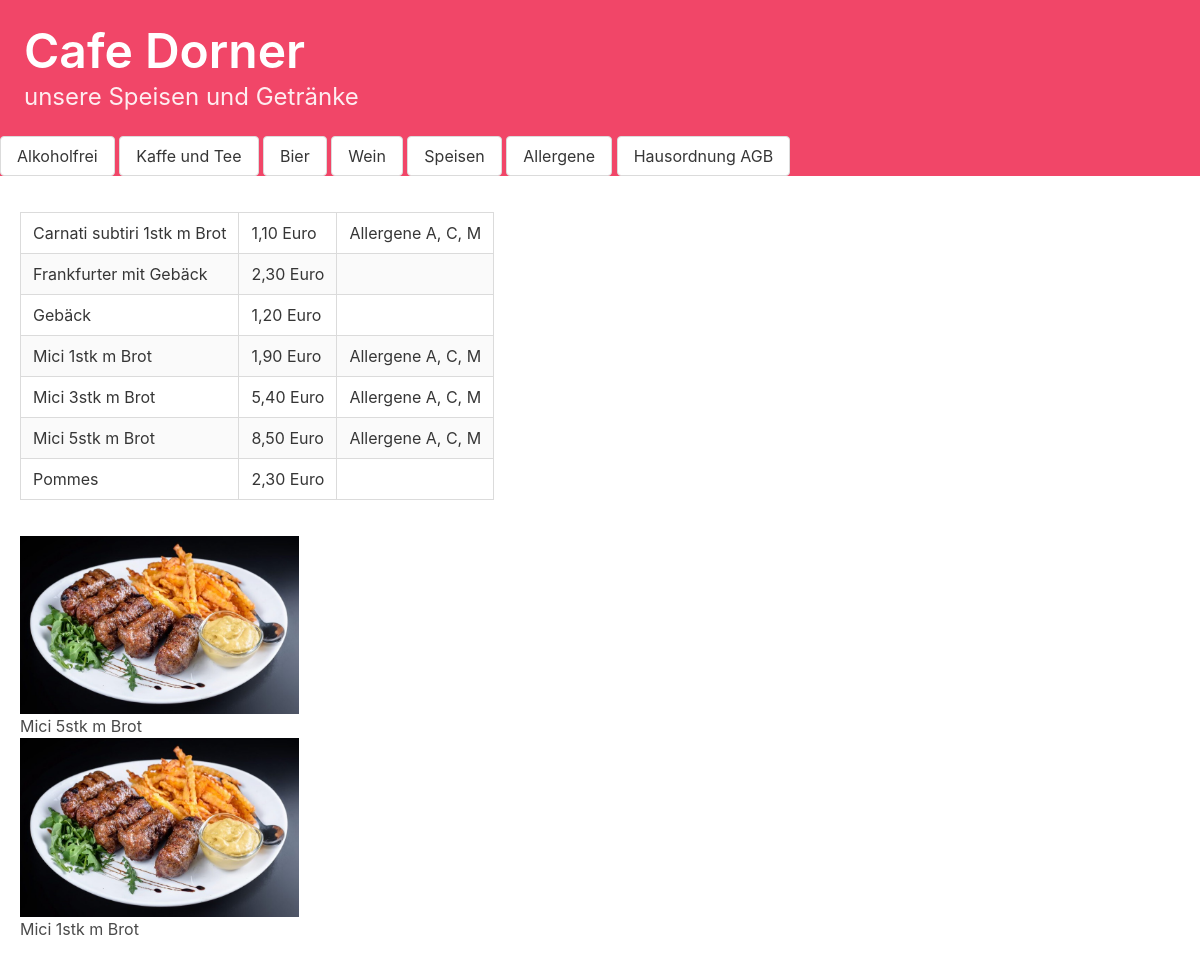
The page /speisen/ on the database as committed earlier.
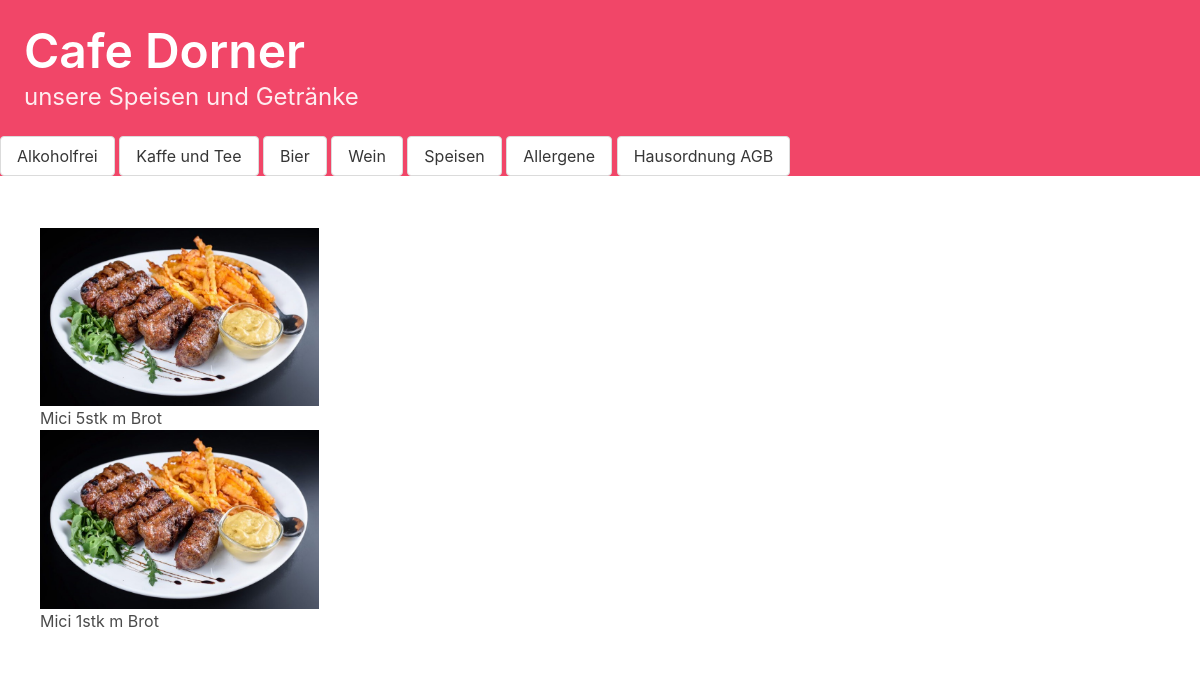
The same page on the database as committed later.
### menue/models.py (models this page shows, shortened)
class Book(models.Model):
    Name = models.CharField(max_length=100)
    Kategorie = models.CharField(max_length=100)
    Verkaufspreis = models.CharField(max_length=100)
    Allergene = models.CharField(max_length=100)

### menue/views.py (the view)
# urls.py: path("speisen/", views.menue_speisen.as_view(), name="speisen"),
class menue_speisen(ListView):
    model = Book
    template_name = "speisen.html"
    def get_queryset(self):
        return Book.objects.filter(Kategorie="Speisen")

### templates/speisen.html
{% extends "base.html" %}
{% block content %}
    {% load static %}
    <div class="row">
      <div class="column " >
          <table class="table is-bordered is-striped ">
                {% for item in object_list %}
                <tr>
                    <td>{{ item.Name }} </td>
                    <td>{{ item.Verkaufspreis |slice:"-1" }} Euro</td>
                    <td>{{ item.Allergene  }}</td>
                </tr>
                {% endfor %}
           </table>
      </div>
      <div class="column">
          <figure class="image" >
              <img src="{% static 'MICI.jpg' %}" alt="My image" style="width:35%;">
              <figcaption>Mici 5stk m Brot</figcaption>
              <img src="{% static 'MICI.jpg' %}" alt="My image" style="width:35%;">
              <figcaption>Mici 1stk m Brot</figcaption>
        </figure>
      </div>
    </div>
{% endblock %}

Rows that differ between the two databases and show on the page:
removed Book: Name "Carnati subtiri 1stk m Brot", Verkaufspreis "1,10", Allergene "Allergene A, C, M"
removed Book: Name "Frankfurter mit Gebäck", Verkaufspreis "2,30"
removed Book: Name "Gebäck", Verkaufspreis "1,20"
removed Book: Name "Mici 1stk m Brot", Verkaufspreis "1,90", Allergene "Allergene A, C, M"
removed Book: Name "Mici 3stk m Brot", Verkaufspreis "5,40", Allergene "Allergene A, C, M"
removed Book: Name "Mici 5stk m Brot", Verkaufspreis "8,50", Allergene "Allergene A, C, M"
removed Book: Name "Pommes", Verkaufspreis "2,30"
